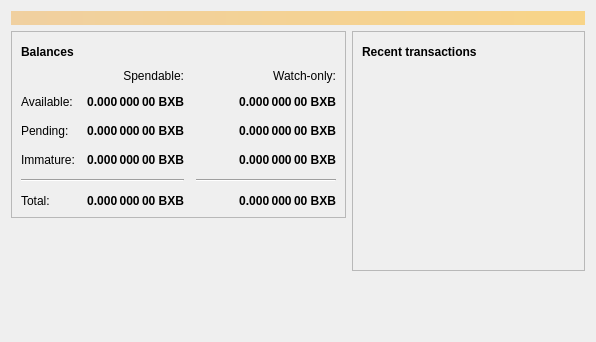
<?xml version="1.0" encoding="UTF-8"?>
<ui version="4.0">
 <class>OverviewPage</class>
 <widget class="QWidget" name="OverviewPage">
  <property name="geometry">
   <rect>
    <x>0</x>
    <y>0</y>
    <width>596</width>
    <height>342</height>
   </rect>
  </property>
  <property name="windowTitle">
   <string>Form</string>
  </property>
  <layout class="QVBoxLayout" name="topLayout">
   <item>
    <widget class="QLabel" name="labelAlerts">
     <property name="visible">
      <bool>false</bool>
     </property>
     <property name="styleSheet">
      <string notr="true">QLabel { background-color: qlineargradient(x1: 0, y1: 0, x2: 1, y2: 0, stop:0 #F0D0A0, stop:1 #F8D488); color:#000000; }</string>
     </property>
     <property name="wordWrap">
      <bool>true</bool>
     </property>
     <property name="margin">
      <number>3</number>
     </property>
     <property name="textInteractionFlags">
      <set>Qt::TextSelectableByMouse</set>
     </property>
    </widget>
   </item>
   <item>
    <layout class="QHBoxLayout" name="horizontalLayout" stretch="1,1">
     <item>
      <layout class="QVBoxLayout" name="verticalLayout_2">
       <item>
        <widget class="QFrame" name="frame">
         <property name="frameShape">
          <enum>QFrame::StyledPanel</enum>
         </property>
         <property name="frameShadow">
          <enum>QFrame::Raised</enum>
         </property>
         <layout class="QVBoxLayout" name="verticalLayout_4">
          <item>
           <layout class="QHBoxLayout" name="horizontalLayout_4">
            <item>
             <widget class="QLabel" name="label_5">
              <property name="font">
               <font>
                <weight>75</weight>
                <bold>true</bold>
               </font>
              </property>
              <property name="text">
               <string>Balances</string>
              </property>
             </widget>
            </item>
            <item>
             <widget class="QPushButton" name="labelWalletStatus">
              <property name="enabled">
               <bool>true</bool>
              </property>
              <property name="maximumSize">
               <size>
                <width>30</width>
                <height>16777215</height>
               </size>
              </property>
              <property name="toolTip">
               <string>The displayed information may be out of date. Your wallet automatically synchronizes with the Bixbcoin network after a connection is established, but this process has not completed yet.</string>
              </property>
              <property name="text">
               <string/>
              </property>
              <property name="icon">
               <iconset resource="../bitcoin.qrc">
                <normaloff>:/icons/warning</normaloff>
                <disabledoff>:/icons/warning</disabledoff>:/icons/warning</iconset>
              </property>
              <property name="iconSize">
               <size>
                <width>24</width>
                <height>24</height>
               </size>
              </property>
              <property name="flat">
               <bool>true</bool>
              </property>
             </widget>
            </item>
            <item>
             <spacer name="horizontalSpacer_3">
              <property name="orientation">
               <enum>Qt::Horizontal</enum>
              </property>
              <property name="sizeHint" stdset="0">
               <size>
                <width>40</width>
                <height>20</height>
               </size>
              </property>
             </spacer>
            </item>
           </layout>
          </item>
          <item>
           <layout class="QGridLayout" name="gridLayout">
            <property name="spacing">
             <number>12</number>
            </property>
            <item row="2" column="2">
             <widget class="QLabel" name="labelWatchPending">
              <property name="font">
               <font>
                <weight>75</weight>
                <bold>true</bold>
               </font>
              </property>
              <property name="cursor">
               <cursorShape>IBeamCursor</cursorShape>
              </property>
              <property name="toolTip">
               <string>Unconfirmed transactions to watch-only addresses</string>
              </property>
              <property name="text">
               <string notr="true">0.000 000 00 BXB</string>
              </property>
              <property name="alignment">
               <set>Qt::AlignRight|Qt::AlignTrailing|Qt::AlignVCenter</set>
              </property>
              <property name="textInteractionFlags">
               <set>Qt::LinksAccessibleByMouse|Qt::TextSelectableByKeyboard|Qt::TextSelectableByMouse</set>
              </property>
             </widget>
            </item>
            <item row="2" column="1">
             <widget class="QLabel" name="labelUnconfirmed">
              <property name="font">
               <font>
                <weight>75</weight>
                <bold>true</bold>
               </font>
              </property>
              <property name="cursor">
               <cursorShape>IBeamCursor</cursorShape>
              </property>
              <property name="toolTip">
               <string>Total of transactions that have yet to be confirmed, and do not yet count toward the spendable balance</string>
              </property>
              <property name="text">
               <string notr="true">0.000 000 00 BXB</string>
              </property>
              <property name="alignment">
               <set>Qt::AlignRight|Qt::AlignTrailing|Qt::AlignVCenter</set>
              </property>
              <property name="textInteractionFlags">
               <set>Qt::LinksAccessibleByMouse|Qt::TextSelectableByKeyboard|Qt::TextSelectableByMouse</set>
              </property>
             </widget>
            </item>
            <item row="3" column="2">
             <widget class="QLabel" name="labelWatchImmature">
              <property name="font">
               <font>
                <weight>75</weight>
                <bold>true</bold>
               </font>
              </property>
              <property name="cursor">
               <cursorShape>IBeamCursor</cursorShape>
              </property>
              <property name="toolTip">
               <string>Mined balance in watch-only addresses that has not yet matured</string>
              </property>
              <property name="text">
               <string notr="true">0.000 000 00 BXB</string>
              </property>
              <property name="alignment">
               <set>Qt::AlignRight|Qt::AlignTrailing|Qt::AlignVCenter</set>
              </property>
              <property name="textInteractionFlags">
               <set>Qt::LinksAccessibleByMouse|Qt::TextSelectableByKeyboard|Qt::TextSelectableByMouse</set>
              </property>
             </widget>
            </item>
            <item row="4" column="0" colspan="2">
             <widget class="Line" name="line">
              <property name="orientation">
               <enum>Qt::Horizontal</enum>
              </property>
             </widget>
            </item>
            <item row="4" column="2">
             <widget class="Line" name="lineWatchBalance">
              <property name="sizePolicy">
               <sizepolicy hsizetype="Preferred" vsizetype="Fixed">
                <horstretch>0</horstretch>
                <verstretch>0</verstretch>
               </sizepolicy>
              </property>
              <property name="minimumSize">
               <size>
                <width>140</width>
                <height>0</height>
               </size>
              </property>
              <property name="orientation">
               <enum>Qt::Horizontal</enum>
              </property>
             </widget>
            </item>
            <item row="5" column="0">
             <widget class="QLabel" name="labelTotalText">
              <property name="text">
               <string>Total:</string>
              </property>
             </widget>
            </item>
            <item row="3" column="1">
             <widget class="QLabel" name="labelImmature">
              <property name="font">
               <font>
                <weight>75</weight>
                <bold>true</bold>
               </font>
              </property>
              <property name="cursor">
               <cursorShape>IBeamCursor</cursorShape>
              </property>
              <property name="toolTip">
               <string>Mined balance that has not yet matured</string>
              </property>
              <property name="text">
               <string notr="true">0.000 000 00 BXB</string>
              </property>
              <property name="alignment">
               <set>Qt::AlignRight|Qt::AlignTrailing|Qt::AlignVCenter</set>
              </property>
              <property name="textInteractionFlags">
               <set>Qt::LinksAccessibleByMouse|Qt::TextSelectableByKeyboard|Qt::TextSelectableByMouse</set>
              </property>
             </widget>
            </item>
            <item row="2" column="3">
             <spacer name="horizontalSpacer_2">
              <property name="orientation">
               <enum>Qt::Horizontal</enum>
              </property>
              <property name="sizeHint" stdset="0">
               <size>
                <width>40</width>
                <height>20</height>
               </size>
              </property>
             </spacer>
            </item>
            <item row="3" column="0">
             <widget class="QLabel" name="labelImmatureText">
              <property name="text">
               <string>Immature:</string>
              </property>
             </widget>
            </item>
            <item row="5" column="1">
             <widget class="QLabel" name="labelTotal">
              <property name="font">
               <font>
                <weight>75</weight>
                <bold>true</bold>
               </font>
              </property>
              <property name="cursor">
               <cursorShape>IBeamCursor</cursorShape>
              </property>
              <property name="toolTip">
               <string>Your current total balance</string>
              </property>
              <property name="text">
               <string notr="true">0.000 000 00 BXB</string>
              </property>
              <property name="alignment">
               <set>Qt::AlignRight|Qt::AlignTrailing|Qt::AlignVCenter</set>
              </property>
              <property name="textInteractionFlags">
               <set>Qt::LinksAccessibleByMouse|Qt::TextSelectableByKeyboard|Qt::TextSelectableByMouse</set>
              </property>
             </widget>
            </item>
            <item row="5" column="2">
             <widget class="QLabel" name="labelWatchTotal">
              <property name="font">
               <font>
                <weight>75</weight>
                <bold>true</bold>
               </font>
              </property>
              <property name="cursor">
               <cursorShape>IBeamCursor</cursorShape>
              </property>
              <property name="toolTip">
               <string>Current total balance in watch-only addresses</string>
              </property>
              <property name="text">
               <string notr="true">0.000 000 00 BXB</string>
              </property>
              <property name="alignment">
               <set>Qt::AlignRight|Qt::AlignTrailing|Qt::AlignVCenter</set>
              </property>
              <property name="textInteractionFlags">
               <set>Qt::LinksAccessibleByMouse|Qt::TextSelectableByKeyboard|Qt::TextSelectableByMouse</set>
              </property>
             </widget>
            </item>
            <item row="0" column="2">
             <widget class="QLabel" name="labelWatchonly">
              <property name="text">
               <string>Watch-only:</string>
              </property>
              <property name="alignment">
               <set>Qt::AlignRight|Qt::AlignTrailing|Qt::AlignVCenter</set>
              </property>
             </widget>
            </item>
            <item row="1" column="0">
             <widget class="QLabel" name="labelBalanceText">
              <property name="text">
               <string>Available:</string>
              </property>
             </widget>
            </item>
            <item row="1" column="1">
             <widget class="QLabel" name="labelBalance">
              <property name="font">
               <font>
                <weight>75</weight>
                <bold>true</bold>
               </font>
              </property>
              <property name="cursor">
               <cursorShape>IBeamCursor</cursorShape>
              </property>
              <property name="toolTip">
               <string>Your current spendable balance</string>
              </property>
              <property name="text">
               <string notr="true">0.000 000 00 BXB</string>
              </property>
              <property name="alignment">
               <set>Qt::AlignRight|Qt::AlignTrailing|Qt::AlignVCenter</set>
              </property>
              <property name="textInteractionFlags">
               <set>Qt::LinksAccessibleByMouse|Qt::TextSelectableByKeyboard|Qt::TextSelectableByMouse</set>
              </property>
             </widget>
            </item>
            <item row="1" column="2">
             <widget class="QLabel" name="labelWatchAvailable">
              <property name="font">
               <font>
                <weight>75</weight>
                <bold>true</bold>
               </font>
              </property>
              <property name="cursor">
               <cursorShape>IBeamCursor</cursorShape>
              </property>
              <property name="toolTip">
               <string>Your current balance in watch-only addresses</string>
              </property>
              <property name="text">
               <string notr="true">0.000 000 00 BXB</string>
              </property>
              <property name="alignment">
               <set>Qt::AlignRight|Qt::AlignTrailing|Qt::AlignVCenter</set>
              </property>
              <property name="textInteractionFlags">
               <set>Qt::LinksAccessibleByMouse|Qt::TextSelectableByKeyboard|Qt::TextSelectableByMouse</set>
              </property>
             </widget>
            </item>
            <item row="2" column="0">
             <widget class="QLabel" name="labelPendingText">
              <property name="text">
               <string>Pending:</string>
              </property>
             </widget>
            </item>
            <item row="0" column="1">
             <widget class="QLabel" name="labelSpendable">
              <property name="text">
               <string>Spendable:</string>
              </property>
              <property name="alignment">
               <set>Qt::AlignRight|Qt::AlignTrailing|Qt::AlignVCenter</set>
              </property>
             </widget>
            </item>
           </layout>
          </item>
         </layout>
        </widget>
       </item>
       <item>
        <spacer name="verticalSpacer">
         <property name="orientation">
          <enum>Qt::Vertical</enum>
         </property>
         <property name="sizeHint" stdset="0">
          <size>
           <width>20</width>
           <height>40</height>
          </size>
         </property>
        </spacer>
       </item>
      </layout>
     </item>
     <item>
      <layout class="QVBoxLayout" name="verticalLayout_3">
       <item>
        <widget class="QFrame" name="frame_2">
         <property name="frameShape">
          <enum>QFrame::StyledPanel</enum>
         </property>
         <property name="frameShadow">
          <enum>QFrame::Raised</enum>
         </property>
         <layout class="QVBoxLayout" name="verticalLayout">
          <item>
           <layout class="QHBoxLayout" name="horizontalLayout_2">
            <item>
             <widget class="QLabel" name="label_4">
              <property name="font">
               <font>
                <weight>75</weight>
                <bold>true</bold>
               </font>
              </property>
              <property name="text">
               <string>Recent transactions</string>
              </property>
             </widget>
            </item>
            <item>
             <widget class="QPushButton" name="labelTransactionsStatus">
              <property name="enabled">
               <bool>true</bool>
              </property>
              <property name="maximumSize">
               <size>
                <width>30</width>
                <height>16777215</height>
               </size>
              </property>
              <property name="toolTip">
               <string>The displayed information may be out of date. Your wallet automatically synchronizes with the Bixbcoin network after a connection is established, but this process has not completed yet.</string>
              </property>
              <property name="text">
               <string/>
              </property>
              <property name="icon">
               <iconset resource="../bitcoin.qrc">
                <normaloff>:/icons/warning</normaloff>
                <disabledoff>:/icons/warning</disabledoff>:/icons/warning</iconset>
              </property>
              <property name="iconSize">
               <size>
                <width>24</width>
                <height>24</height>
               </size>
              </property>
              <property name="flat">
               <bool>true</bool>
              </property>
             </widget>
            </item>
            <item>
             <spacer name="horizontalSpacer">
              <property name="orientation">
               <enum>Qt::Horizontal</enum>
              </property>
              <property name="sizeHint" stdset="0">
               <size>
                <width>40</width>
                <height>20</height>
               </size>
              </property>
             </spacer>
            </item>
           </layout>
          </item>
          <item>
           <widget class="QListView" name="listTransactions">
            <property name="styleSheet">
             <string notr="true">QListView { background: transparent; }</string>
            </property>
            <property name="frameShape">
             <enum>QFrame::NoFrame</enum>
            </property>
            <property name="verticalScrollBarPolicy">
             <enum>Qt::ScrollBarAlwaysOff</enum>
            </property>
            <property name="horizontalScrollBarPolicy">
             <enum>Qt::ScrollBarAlwaysOff</enum>
            </property>
            <property name="selectionMode">
             <enum>QAbstractItemView::NoSelection</enum>
            </property>
           </widget>
          </item>
         </layout>
        </widget>
       </item>
       <item>
        <spacer name="verticalSpacer_2">
         <property name="orientation">
          <enum>Qt::Vertical</enum>
         </property>
         <property name="sizeHint" stdset="0">
          <size>
           <width>20</width>
           <height>40</height>
          </size>
         </property>
        </spacer>
       </item>
      </layout>
     </item>
    </layout>
   </item>
  </layout>
 </widget>
 <resources/>
 <connections/>
</ui>
